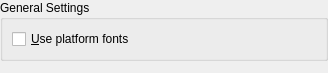
<ui version="4.0" >
 <class>GSSettingsWidget</class>
 <widget class="QWidget" name="GSSettingsWidget" >
  <property name="geometry" >
   <rect>
    <x>0</x>
    <y>0</y>
    <width>328</width>
    <height>73</height>
   </rect>
  </property>
  <layout class="QVBoxLayout" >
   <property name="leftMargin" >
    <number>0</number>
   </property>
   <property name="topMargin" >
    <number>0</number>
   </property>
   <property name="rightMargin" >
    <number>0</number>
   </property>
   <property name="bottomMargin" >
    <number>0</number>
   </property>
   <item>
    <widget class="QGroupBox" name="groupBox" >
     <property name="title" >
      <string>General Settings</string>
     </property>
     <layout class="QVBoxLayout" >
      <item>
       <widget class="QCheckBox" name="kcfg_PlatformFonts" >
        <property name="enabled" >
         <bool>true</bool>
        </property>
        <property name="text" >
         <string>&amp;Use platform fonts</string>
        </property>
       </widget>
      </item>
     </layout>
    </widget>
   </item>
   <item>
    <spacer>
     <property name="orientation" >
      <enum>Qt::Vertical</enum>
     </property>
     <property name="sizeHint" >
      <size>
       <width>10</width>
       <height>5</height>
      </size>
     </property>
    </spacer>
   </item>
  </layout>
 </widget>
 <connections/>
</ui>
